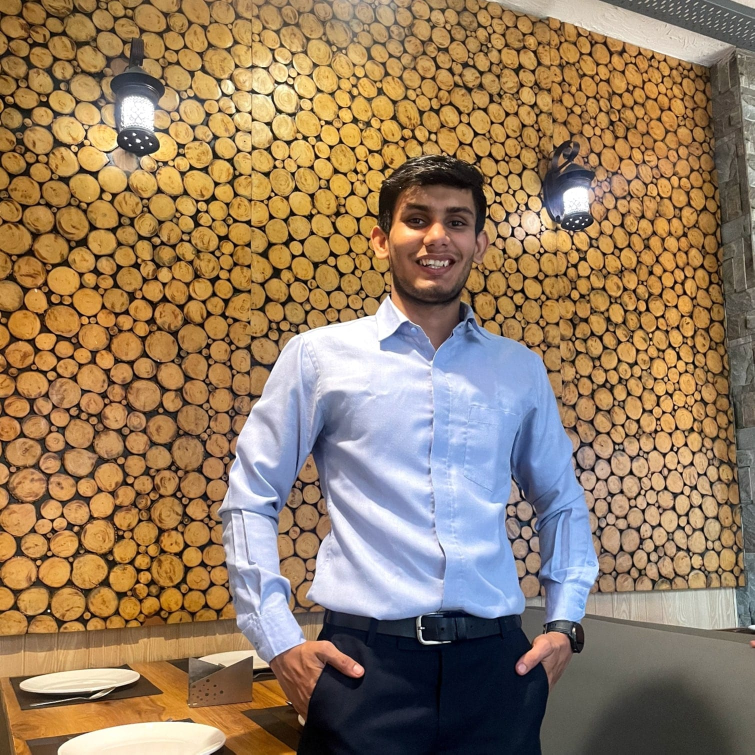
#> input picture tarun.jpeg, 1509 x 1509 px (shown at 1/2 size)
$ python opencv_Day_29.py
#> lines starting #> are read from the running program, lines starting #| are printed output that depends on the picture; after the words box and inside, x2 and y2 are one past the last pixel; in counts of white or black regions, pixels touching at a corner belong together
import cv2
import numpy as np

# Read the input image and resize it
img = cv2.imread('tarun.jpeg')
#> img is the input picture: shape (1509, 1509, 3); mean B, G, R 97.3, 123.5, 147.8

# Convert the resized image to grayscale
grey_image = cv2.cvtColor(img, cv2.COLOR_BGR2GRAY)
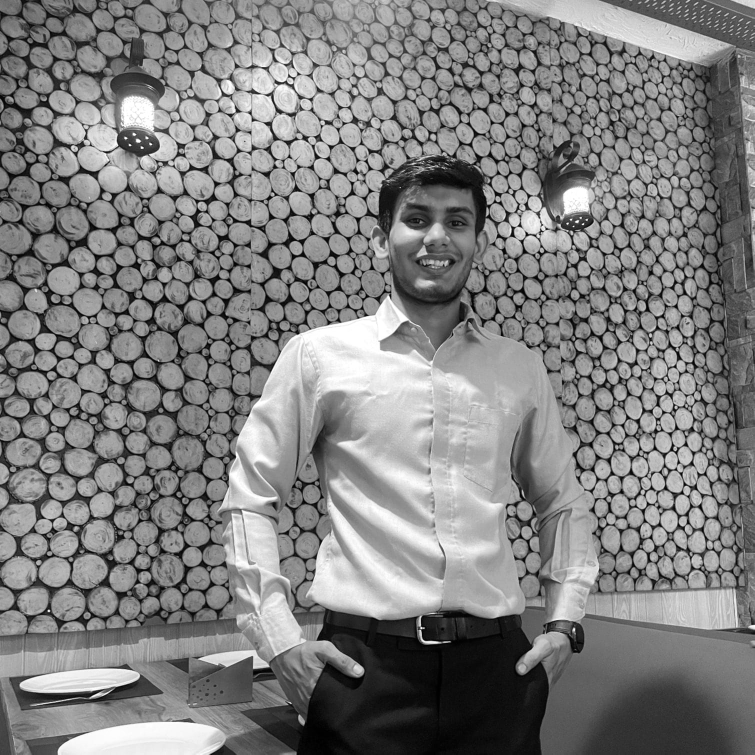
#> grey_image: shape (1509, 1509) (shown at 1/2 size); min 0, max 255, mean 127.8

# Read the template image
template = cv2.imread('sample.jpeg', 0)
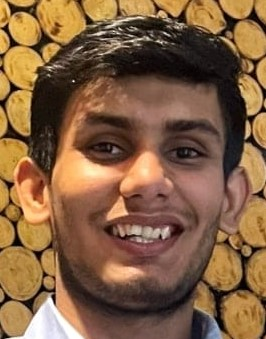
#> input picture sample.jpeg, 266 x 339 px
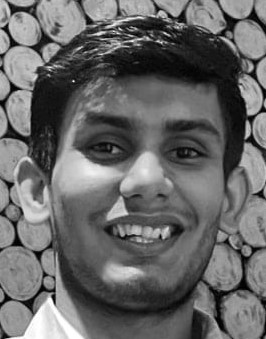
#> template: shape (339, 266); min 0, max 255, mean 103

# Get the dimensions (width and height) of the resized image
width, height = template.shape[::-1]  # Reverse width and height for the template
#> width = 266; height = 339

# Perform template matching
res = cv2.matchTemplate(grey_image, template, cv2.TM_CCOEFF_NORMED)
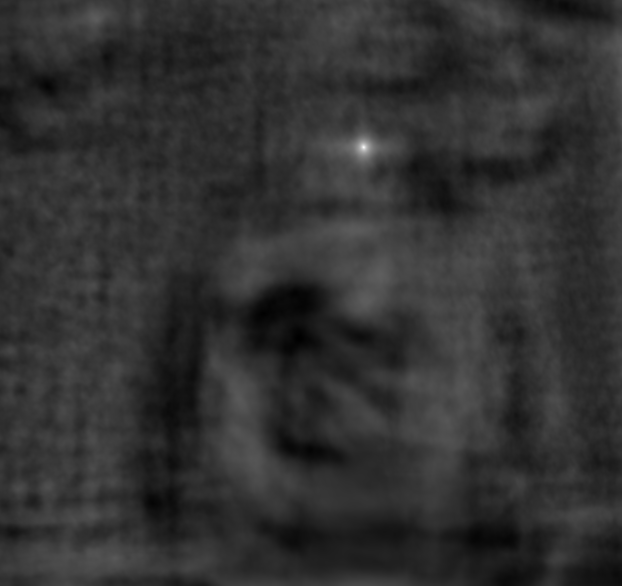
#> res: shape (1171, 1244) float32 (shown at 1/2 size); min -0.25, max 0.999, mean -0.00682; drawn with min black and max white

# Set a threshold for considering matches
threshold = 0.99

# Find locations where the correlation coefficient is above the threshold
loc = np.where(res >= threshold)
#> loc = ([294], [727])

# Draw rectangles around the matched regions
for pt in zip(*loc[::-1]):
    cv2.rectangle(img, pt, (pt[0] + width, pt[1] + height), (0, 255, 255), 3)
#> this loop made 1 pass
#> pt on pass 1: (727, 294)
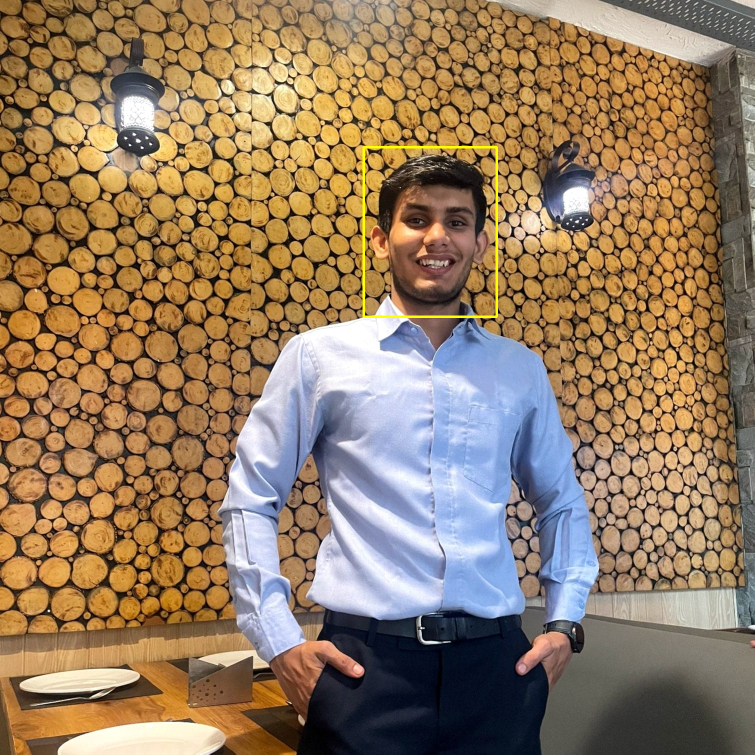
#> img: shape (1509, 1509, 3) (shown at 1/2 size); 0.27% of pixels changed, all inside (x1, y1, x2, y2) = (725, 292, 996, 636)

# Display the image with rectangles
cv2.imshow('img', img)
cv2.waitKey(0)
cv2.destroyAllWindows()

print(template.shape)
#| (339, 266)
